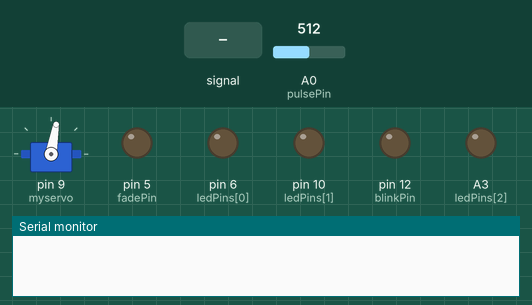
Recording of a sketch running on a simulated Arduino Uno, built with avr-gcc and run on an emulated ATmega328P. Parts: servo, output pins drawn as LEDs (lit = HIGH), the last lines printed to the serial monitor. The inputs (shaded band) are chosen by the test bench; at power-on: A0 (pulsePin) = 512.

Above: at 6.2 s.
6.3 s: A0 (pulsePin) fed a 200 Hz sine of ±81 counts around its level
At 8.76 s:
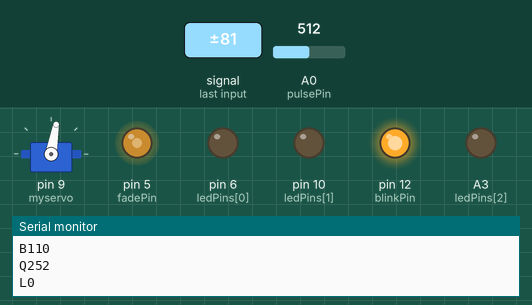
9.3 s: A0 (pulsePin) set to 535
At 10.0 s:
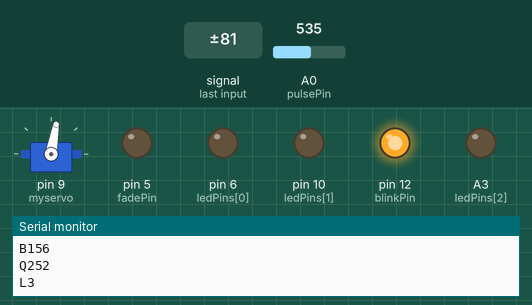
11.1 s: A0 (pulsePin) fed a 2 Hz sine of ±306 counts around its level
At 12.7 s:
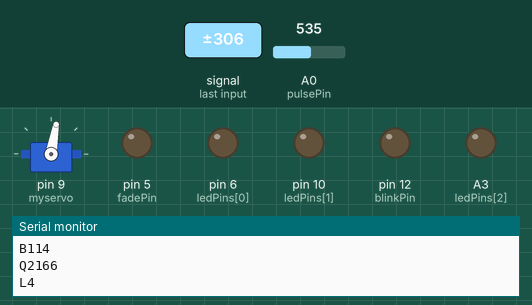
14.1 s: A0 (pulsePin) fed a 50 Hz sine of ±306 counts around its level
At 16.97 s:
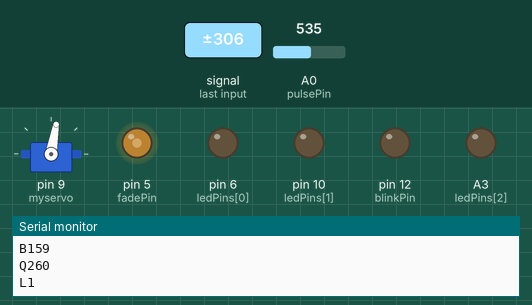
17.1 s: A0 (pulsePin) set to 515
At 17.8 s:
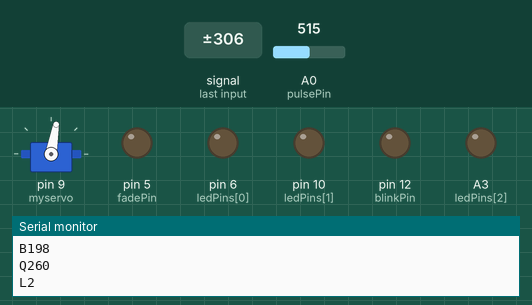
18.6 s: A0 (pulsePin) set to 527
20.1 s: A0 (pulsePin) set to 546
Timing chart, 0 to 22.6 s (numbered marks = the images above; inputs shaded):
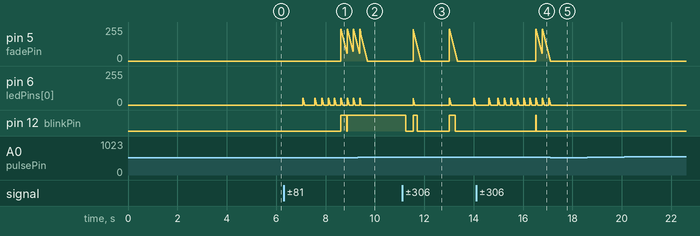

Measured:
- after the input at 6.3 s, pin 5 (fadePin): ramps from 240/255 to 60/255 and jumps back, once every 0.25 s; pin 12 (blinkPin): LOW → HIGH after 2.3 s, → LOW 0.24 s later, → HIGH 0.02 s later
- after the input at 9.3 s, pin 6 (ledPins[0]): goes on until 9.5 s, then stays 0/255; pin 12 (blinkPin): stays HIGH (without the input it goes to LOW after 0.06 s)
- after the input at 11.1 s, pin 5 (fadePin): ramps from 240/255 to 0/255 and jumps back, once every 1.5 s; pin 12 (blinkPin): goes LOW 0.29 s, HIGH 0.18 s, LOW 1.3 s, HIGH 0.24 s, then LOW, starting after 0.16 s
- after the input at 14.1 s, pin 5 (fadePin): ramps from 240/255 to 15/255 and jumps back, once every 0.26 s; pin 12 (blinkPin): LOW → HIGH after 2.4 s, → LOW 0.01 s later
- after the input at 17.1 s, pin 6 (ledPins[0]): goes on until 17.1 s, then stays 0/255
- after the input at 18.6 s, every drawn part: stays the same
- after the input at 20.1 s, every drawn part: stays the same

The sketch:

PulseSensorAmped_Arduino_1dot4_2.ino
```cpp
/*  Pulse Sensor Amped 1.4    by Joel Murphy and Yury Gitman   http://www.pulsesensor.com

  ----------------------  Notes ----------------------  ----------------------
  This code:
  1) Blinks an LED to User's Live Heartbeat   PIN 13
  2) Fades an LED to User's Live HeartBeat
  3) Determines BPM
  4) Prints All of the Above to Serial

  Read Me:
  https://github.com/WorldFamousElectronics/PulseSensor_Amped_Arduino/blob/master/README.md
  ----------------------       ----------------------  ----------------------
*/

#include <Servo.h>
Servo myservo; //サーボ用のオブジェクトを作成
int angle; //サーボの角度を格納するための変数

//  Variables
int pulsePin = 0;                 // Pulse Sensor purple wire connected to analog pin 0
int blinkPin = 12;                // pin to blink led at each beat
int fadePin = 5;                  // pin to do fancy classy fading blink at each beat
int fadeRate = 0;                 // used to fade LED on with PWM on fadePin
int love_counter = 0;             // count dokidoki number aganist target girl

//pin variables for heart mark.
int ledPin1 = 6;
int ledPin2 = 2;
int ledPin3 = 4;
int ledPins[3] = { 6, 10, A3 };
int ledFadeRates[3];

// Volatile Variables, used in the interrupt service routine!
volatile int BPM;                   // int that holds raw Analog in 0. updated every 2mS
volatile int Signal;                // holds the incoming raw data
volatile int IBI = 600;             // int that holds the time interval between beats! Must be seeded!
volatile boolean Pulse = false;     // "True" when User's live heartbeat is detected. "False" when not a "live beat".
volatile boolean QS = false;        // becomes true when Arduoino finds a beat.

// Regards Serial OutPut  -- Set This Up to your needs
static boolean serialVisual = false;   // Set to 'false' by Default.  Re-set to 'true' to see Arduino Serial Monitor ASCII Visual Pulse

//SerialはINPUTとOUTPUTのやり取り.引き数は一秒間の通信回数.
void setup() {
  pinMode(blinkPin, OUTPUT);        // pin that will blink to your heartbeat!
  pinMode(fadePin, OUTPUT);         // pin that will fade to your heartbeat!

  pinMode(ledPins[0], OUTPUT);
  pinMode(ledPins[1], OUTPUT);
  pinMode(ledPins[2], OUTPUT);
  Serial.begin(115200);             // we agree to talk fast!
  interruptSetup();                 // sets up to read Pulse Sensor signal every 2mS
  // IF YOU ARE POWERING The Pulse Sensor AT VOLTAGE LESS THAN THE BOARD VOLTAGE,
  // UN-COMMENT THE NEXT LINE AND APPLY THAT VOLTAGE TO THE A-REF PIN
  //   analogReference(EXTERNAL);

  myservo.attach(9); //デジタル9番ピンをサーボの角度命令出力ピンとして設定
  angle = 80;
  myservo.write(angle);
  analogWrite(ledPins[0], 0);    // Blink LED, we got a beat.
  analogWrite(ledPins[1], 0);    // Blink LED, we got a beat.
  analogWrite(ledPins[2], 0);
  delay(5000);
}


//  Where the Magic Happens
void loop() {

  serialOutput() ;
  //  int filter_flag = 0;

  //  filter_flag = filter_noise();
  //check if there are noise when turn on switch
  //  sendDataToSerial('B', BPM);

  //  if ( filter_flag == 1 ) {

  if (QS == true) {  // A Heartbeat Was Found
    // BPM and IBI have been Determined
    // Quantified Self "QS" true when arduino finds a heartbeat
    //check dokidoki_value
    //remove noise
    //      if ( BPM > 50 && BPM < 140) {
    // if the girl is dokidoking, count up dokidoki_counter
    //        if (BPM > 100) {
    //          love_counter += 1;
    //        }
    //      }

    //sendDataToSerial('N', IBITotal);
    //if dokidoki counter become max, light up LED
    //      if (love_counter >= 5) {


    // Set 'fadeRate' Variable to 255 to fade LED with pulse
    serialOutputWhenBeatHappens();   // A Beat Happened, Output that to serial.
    QS = false;                      // reset the Quantified Self flag for next time

    //omatsu 2016.2.13 20:31
    if ( BPM > 50 && BPM < 160) {
      if (BPM > 100) {
        love_counter ++;
        digitalWrite(blinkPin, HIGH);    // Blink LED, we got a beat.
        fadeRate = 255;         // Makes the LED Fade Effect Happen
      } else {
        love_counter = 0;
      }

      if (love_counter >= 12) {
        angle = 0;
        myservo.write(angle);
      }
    } else if (BPM <= 50) {
      if (love_counter > 0) {
        love_counter -= 1;
      }
    }

  }


  ledFadeToBeat();                      // Makes the LED Fade Effect Happen
  delay(20);                             //  take a break
}

void ledFadeToBeat() {
  fadeRate -= 15;                         //  set LED fade value
  fadeRate = constrain(fadeRate, 0, 255); //  keep LED fade value from going into negative numbers!
  analogWrite(fadePin, fadeRate);         //  fade LED


  for (int i = 0; i < 3; i++) {
    ledFadeRates[i] -= 15;
    ledFadeRates[i] = constrain(ledFadeRates[i], 0, 255);
    analogWrite(ledPins[i], ledFadeRates[i]);
  }
}
```

AllSerialHandling_2.ino
```cpp
//////////
/////////  All Serial Handling Code,
/////////  It's Changeable with the 'serialVisual' variable
/////////  Set it to 'true' or 'false' when it's declared at start of code.
/////////

void serialOutput() {  // Decide How To Output Serial.
  if (serialVisual == true) {
    arduinoSerialMonitorVisual('-', Signal);   // goes to function that makes Serial Monitor Visualizer
  } else {
    //sendDataToSerial('S', Signal);     // goes to sendDataToSerial function
  }
}


//  Decides How To OutPut BPM and IBI Data
void serialOutputWhenBeatHappens() {
  if (serialVisual == true) {           //  Code to Make the Serial Monitor Visualizer Work
    Serial.print("*** Heart-Beat Happened *** ");  //ASCII Art Madness
    Serial.print("BPM: ");
    Serial.print(BPM);
    Serial.print("  ");
  } else {
    sendDataToSerial('B', BPM);  // send heart rate with a 'B' prefix
    sendDataToSerial('Q', IBI);  // send time between beats with a 'Q' prefix
  }
  sendDataToSerial('L', love_counter);

  //LED light feed for emit herat mark.
  if (love_counter < 7) {
    ledFadeRates[0] = 64;
    //    digitalWrite(ledPin1, HIGH);    // Blink LED, we got a beat.
    //    digitalWrite(ledPin2, LOW);    // Blink LED, we got a beat.
    //    digitalWrite(ledPin3, LOW);    // Blink LED, we got a beat.
  } else if (love_counter < 12) {
    ledFadeRates[0] = 64;
    ledFadeRates[1] = 128;
    //    digitalWrite(ledPin1, HIGH);    // Blink LED, we got a beat.
    //    digitalWrite(ledPin2, HIGH);    // Blink LED, we got a beat.
    //    digitalWrite(ledPin3, LOW);    // Blink LED, we got a beat.
  } else if (love_counter >= 12) {
    ledFadeRates[0] = 64;
    ledFadeRates[1] = 128;
    ledFadeRates[2] = 255;
    //    digitalWrite(ledPin1, HIGH);    // Blink LED, we got a beat.
    //    digitalWrite(ledPin2, HIGH);    // Blink LED, we got a beat.
    //    digitalWrite(ledPin3, HIGH);    // Blink LED, we got a beat.
  }


}


//  Sends Data to Pulse Sensor Processing App, Native Mac App, or Third-party Serial Readers.
void sendDataToSerial(char symbol, int data ) {
  Serial.print(symbol);

  Serial.println(data);
}


//  Code to Make the Serial Monitor Visualizer Work
void arduinoSerialMonitorVisual(char symbol, int data ) {
  const int sensorMin = 0;      // sensor minimum, discovered through experiment
  const int sensorMax = 1024;    // sensor maximum, discovered through experiment

  int sensorReading = data;
  // map the sensor range to a range of 12 options:
  int range = map(sensorReading, sensorMin, sensorMax, 0, 11);

  // do something different depending on the
  // range value:
  switch (range) {
    case 0:
      Serial.println("");     /////ASCII Art Madness
      break;
    case 1:
      Serial.println("---");
      break;
    case 2:
      Serial.println("------");
      break;
    case 3:
      Serial.println("---------");
      break;
    case 4:
      Serial.println("------------");
      break;
    case 5:
      Serial.println("--------------|-");
      break;
    case 6:
      Serial.println("--------------|---");
      break;
    case 7:
      Serial.println("--------------|-------");
      break;
    case 8:
      Serial.println("--------------|----------");
      break;
    case 9:
      Serial.println("--------------|----------------");
      break;
    case 10:
      Serial.println("--------------|-------------------");
      break;
    case 11:
      Serial.println("--------------|-----------------------");
      break;

  }
}
```

Interrupt_2.ino
```cpp
volatile int rate[10];                    // array to hold last ten IBI values
volatile unsigned long sampleCounter = 0;          // used to determine pulse timing
volatile unsigned long lastBeatTime = 0;           // used to find IBI
volatile int P = 512;                     // used to find peak in pulse wave, seeded
volatile int T = 512;                     // used to find trough in pulse wave, seeded
volatile int thresh = 525;                // used to find instant moment of heart beat, seeded
volatile int amp = 100;                   // used to hold amplitude of pulse waveform, seeded
volatile boolean firstBeat = true;        // used to seed rate array so we startup with reasonable BPM
volatile boolean secondBeat = false;      // used to seed rate array so we startup with reasonable BPM


void interruptSetup() {
  // Initializes Timer2 to throw an interrupt every 2mS.
  TCCR2A = 0x02;     // DISABLE PWM ON DIGITAL PINS 3 AND 11, AND GO INTO CTC MODE
  TCCR2B = 0x06;     // DON'T FORCE COMPARE, 256 PRESCALER
  OCR2A = 0X7C;      // SET THE TOP OF THE COUNT TO 124 FOR 500Hz SAMPLE RATE
  TIMSK2 = 0x02;     // ENABLE INTERRUPT ON MATCH BETWEEN TIMER2 AND OCR2A
  sei();             // MAKE SURE GLOBAL INTERRUPTS ARE ENABLED
}


// THIS IS THE TIMER 2 INTERRUPT SERVICE ROUTINE.
// Timer 2 makes sure that we take a reading every 2 miliseconds
ISR(TIMER2_COMPA_vect) {                        // triggered when Timer2 counts to 124
  cli();                                      // disable interrupts while we do this
  Signal = analogRead(pulsePin);              // read the Pulse Sensor
  sampleCounter += 2;                         // keep track of the time in mS with this variable
  int N = sampleCounter - lastBeatTime;       // monitor the time since the last beat to avoid noise

  //  find the peak and trough of the pulse wave
  if (Signal < thresh && N > (IBI / 5) * 3) { // avoid dichrotic noise by waiting 3/5 of last IBI
    if (Signal < T) {                       // T is the trough
      T = Signal;                         // keep track of lowest point in pulse wave
    }
  }

  if (Signal > thresh && Signal > P) {        // thresh condition helps avoid noise
    P = Signal;                             // P is the peak
  }                                        // keep track of highest point in pulse wave

  //  NOW IT'S TIME TO LOOK FOR THE HEART BEAT
  // signal surges up in value every time there is a pulse
  if (N > 250) {                                  // avoid high frequency noise
    if ( (Signal > thresh) && (Pulse == false) && (N > (IBI / 5) * 3) ) {
      Pulse = true;                               // set the Pulse flag when we think there is a pulse
      //digitalWrite(blinkPin,HIGH);                // turn on pin 13 LED
      IBI = sampleCounter - lastBeatTime;         // measure time between beats in mS

//      if(IBI < 400 && IBI > 1200){
//        return;
//      }

      lastBeatTime = sampleCounter;               // keep track of time for next pulse

      if (secondBeat) {                      // if this is the second beat, if secondBeat == TRUE
        secondBeat = false;                  // clear secondBeat flag
        for (int i = 0; i <= 9; i++) {       // seed the running total to get a realisitic BPM at startup
          rate[i] = IBI;
        }
      }

      if (firstBeat) {                       // if it's the first time we found a beat, if firstBeat == TRUE
        firstBeat = false;                   // clear firstBeat flag
        secondBeat = true;                   // set the second beat flag
        sei();                               // enable interrupts again
        return;                              // IBI value is unreliable so discard it
      }


      // keep a running total of the last 10 IBI values
      word runningTotal = 0;                  // clear the runningTotal variable

      for (int i = 0; i <= 8; i++) {          // shift data in the rate array
        rate[i] = rate[i + 1];                // and drop the oldest IBI value
        runningTotal += rate[i];              // add up the 9 oldest IBI values
      }

      rate[9] = IBI;                          // add the latest IBI to the rate array
      runningTotal += rate[9];                // add the latest IBI to runningTotal
      runningTotal /= 10;                     // average the last 10 IBI values
      BPM = 60000 / runningTotal;             // how many beats can fit into a minute? that's BPM!
      QS = true;                              // set Quantified Self flag
      // QS FLAG IS NOT CLEARED INSIDE THIS ISR
    }
  }

  if (Signal < thresh && Pulse == true) {  // when the values are going down, the beat is over
    digitalWrite(blinkPin, LOW);           // turn off pin 13 LED
    Pulse = false;                         // reset the Pulse flag so we can do it again
    amp = P - T;                           // get amplitude of the pulse wave
    thresh = amp / 2 + T;                  // set thresh at 50% of the amplitude
    P = thresh;                            // reset these for next time
    T = thresh;
  }

  if (N > 2500) {                          // if 2.5 seconds go by without a beat
    thresh = 512;                          // set thresh default
    P = 512;                               // set P default
    T = 512;                               // set T default
    lastBeatTime = sampleCounter;          // bring the lastBeatTime up to date
    firstBeat = true;                      // set these to avoid noise
    secondBeat = false;                    // when we get the heartbeat back
  }

  sei();                                   // enable interrupts when youre done!
}// end isr
```

filter_noise_2.ino
```cpp
// This function tried to filter noise data when the device started
//set a threshould and calculate average IBI.
//if average IBI < threshould, define it as noise data.

int filter_noise(){
  int flag = 0;
  int IBI_list[10] ;
  int IBITotal = 0;

  for(int i=0; i<=10; i++){             // seed the running total to get a realisitic BPM at startup
          IBI_list[i] = IBI;
  }

  for(int i=0; i<=9; i++){                // shift data in the rate array
    IBI_list[i] = IBI_list[i+1];                  // and drop the oldest IBI value
    IBITotal += IBI_list[i];// add up the 99 oldest IBI values
    IBITotal =  IBITotal/10;
  }
  sendDataToSerial('N', IBITotal);

  if(IBITotal < 50){
    flag = 1;
    }
  //sendDataToSerial('F', flag);
  return flag;
}
```

Source omitted: Timer_Interrupt_Notes_2.ino (7678 bytes)
